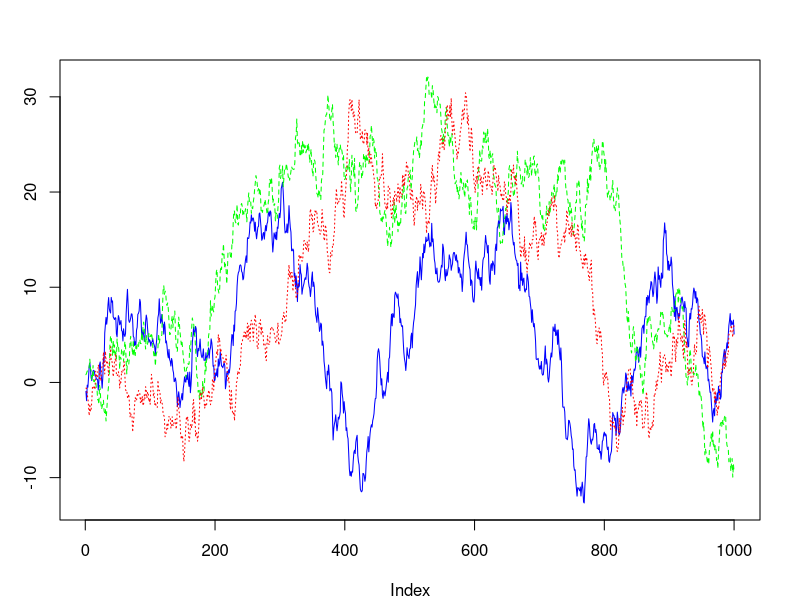
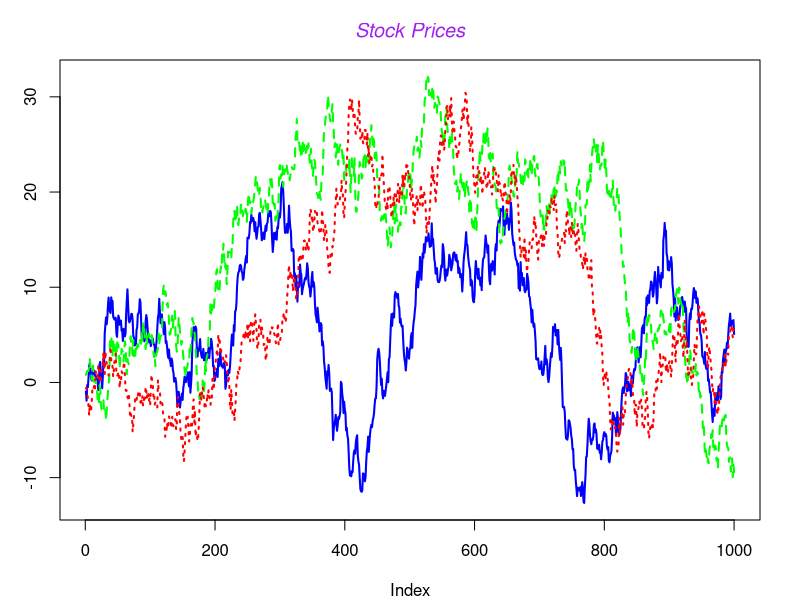
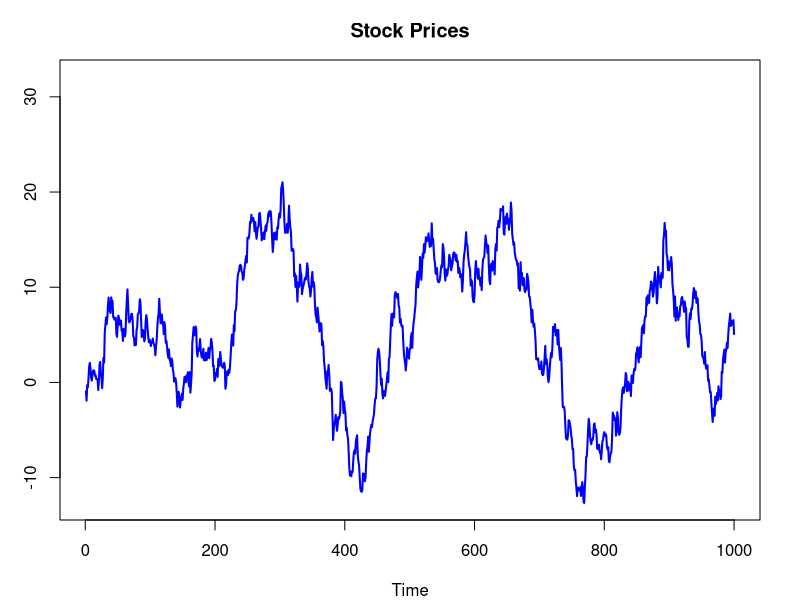

Write R code to recreate these figures, in order.
cumsumX<-cumsum(rnorm(1000))
cumsumY<-cumsum(rnorm(1000))
cumsumZ<-cumsum(rnorm(1000))
random_data<-cbind(cumsumX,cumsumY,cumsumZ)

graphics.off()
par("mar") # Returns 5.1 4.1 4.1 2.1
par(mar=c(4,3,3,2))

plot(cumsumX,type='l',col='blue',ylim=range(random_data))
lines(cumsumY,col='green',lty=2)
lines(cumsumZ,col='red',lty=3)

plot(cumsumX,type='l',col='blue',ylim=range(random_data),lwd=2)
lines(cumsumY,col='green',lty=2,lwd=2)
lines(cumsumZ,col='red',lty=3,lwd=2)
title(main='Stock Prices',col.main='purple',font.main=3) #font.main=3 means italics

plot(cumsumX,type='l',col='blue',ylim=range(random_data),lwd=2,main='Stock Prices',xlab='Time',ylab='Price')